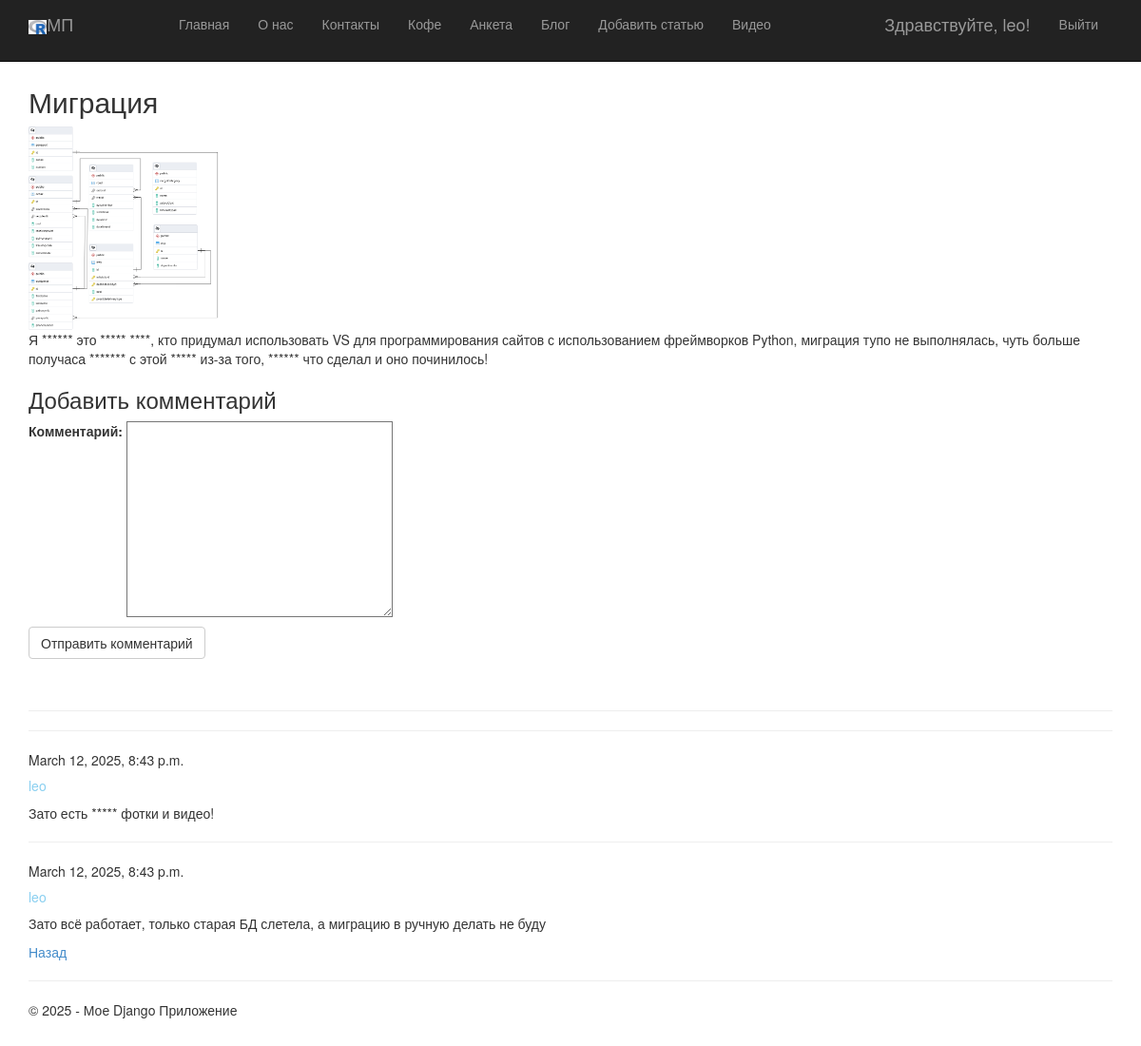
Screenshot of /blogpost/4/ (signed in) with the database file from the repository.
### app/models.py (models this page shows, shortened)
class Blog(models.Model):
    title = models.CharField(max_length=100, unique_for_date="posted", verbose_name="Заголовок")
    description = models.TextField(verbose_name="Краткое содержание")
    content = models.TextField(verbose_name="Полное содержание")
    posted = models.DateTimeField(default=datetime.now(), db_index=True, verbose_name="Опубликовано")
    author = models.ForeignKey(User, null=True, blank=True, on_delete = models.SET_NULL, verbose_name = "Автор")
    image = models.ImageField(upload_to='blog_images/')  # Добавьте это поле
    class Meta:
        db_table = 'Posts'  # имя таблицы для модели
        ordering = ['-posted']  # порядок сортировки данных в модели ("-" означает по убыванию)
        verbose_name = "статья блога"  # имя, под которым модель будет отображаться в административном разделе (для одной статьи блога)
        verbose_name_plural = "статьи блога"  # тоже для всех статей блога

class Comment(models.Model):
    text = models.TextField(verbose_name="Текст комментария")
    date = models.DateTimeField(default=datetime.now(), db_index=True, verbose_name="Дата комментария")
    author = models.ForeignKey(User, on_delete=models.CASCADE, verbose_name="Автор комментария")
    post = models.ForeignKey(Blog, on_delete=models.CASCADE, verbose_name="Статья комментария")
    image = models.FileField(default = 'temp.jpg', verbose_name = "Путь к шнапсу")
    class Meta:
        db_table = 'Comment'
        ordering = ['-date']
        verbose_name = "Комментарий к статье блога"
        verbose_name_plural = "Комментарии к статьям блога"

### app/views.py (the view)
# urls.py: path('blogpost/<int:parametr>/', views.blogpost, name='blogpost'),
def blogpost(request, parametr):
    assert isinstance(request, HttpRequest)
    post_1 = Blog.objects.get(id=parametr)  # Запрос на выбор конкретной статьи по параметру
    comments = Comment.objects.filter(post=parametr)
    if request.method == "POST":
        form = CommentForm(request.POST)
        if form.is_valid():
            comment_f = form.save(commit=False)
            comment_f.author = request.user
            comment_f.date = datetime.now()
            comment_f.post = Blog.objects.get(id=parametr)
            comment_f.save()
            return redirect('blogpost', parametr=post_1.id)
    else:
        form = CommentForm()
    return render(
        request,
        'app/blogpost.html',
        {
            'post_1': post_1,  # Передача конкретной статьи в шаблон веб-страницы
            'comments': comments,
            'form': form,
            'year': datetime.now().year,
        }
    )

### app/forms.py
class CommentForm(forms.ModelForm):
    class Meta:
        model = Comment  # Используемая модель
        fields = ('text',)  # Требуется заполнить только поле text
        labels = {'text': "Комментарий"}  # Метка к полю формы text

### app/templates/app/blogpost.html (shortened to what this page needs)
{% extends "app/layout.html" %}
{% block content %}
<h2>{{ post_1.title }}</h2>
{% if post_1.image and post_1.image.url != '/media/temp.jpg' %}
<img src="{{ post_1.image.url }}" alt="Картинка статьи блога" width="200" />
{% endif %}
<p>{{ post_1.content|linebreaksbr }}</p>
{% if user.is_authenticated %}
<h3>Добавить комментарий</h3>
<form method="POST">
    <div>
        {{ form.as_p }}
        <button type="submit" class="save btn btn-default">Отправить комментарий</button>
    </div>
</form>
{% else %}
<h3>Для добавления своего комментария, пожалуйста, авторизуйтесь</h3>
{% endif %}
<br />
<hr />
{% for comment in comments %}
<hr />
<h7>{{ comment.date }}</h7>
<h5 class="author-name">{{ comment.author }}</h5>
<p>{{ comment.text|linebreaksbr }}</p>
{% endfor %}
<p><a href="{% url 'blog' %}">Назад</a></p>
{% endblock %}

### app/templates/app/loginpartial.html (shortened to what this page needs)
﻿{% if user.is_authenticated %}
<form id="logoutForm" action="/logout/" method="post" class="navbar-right">
    <ul class="nav navbar-nav navbar-right">
        <li><span class="navbar-brand">Здравствуйте, {{ user.username }}!</span></li>
        <li><a href="javascript:document.getElementById('logoutForm').submit()">Выйти</a></li>
    </ul>
</form>
{% else %}
<ul class="nav navbar-nav navbar-right">
    <li><a href="{% url 'login' %}">Войти</a></li>
</ul>
{% endif %}

### app/static/app/content/site.css (style rules this page uses)
body { padding-top: 50px; padding-bottom: 20px; }
input, select, textarea { max-width: 280px; }
.author-name { color: #89CFF0; font-weight: 500; }

### rows the page displays
Blog: title "Миграция", image (picture), content "Я ****** это ***** ****, кто придумал использовать VS для программирования сайтов с использованием фреймворков Python, миграция тупо не выполнялась, чуть больше получаса ******* с этой ***** из-за того, ****** что сделал и оно починилось!"
Comment: date "March 12, 2025, 8:43 p.m.", author "leo", text "Зато есть ***** фотки и видео!"
Comment: date "March 12, 2025, 8:43 p.m.", author "leo", text "Зато всё работает, только старая БД слетела, а миграцию в ручную делать не буду"

### other values shown
{{ user.username }} "leo"
